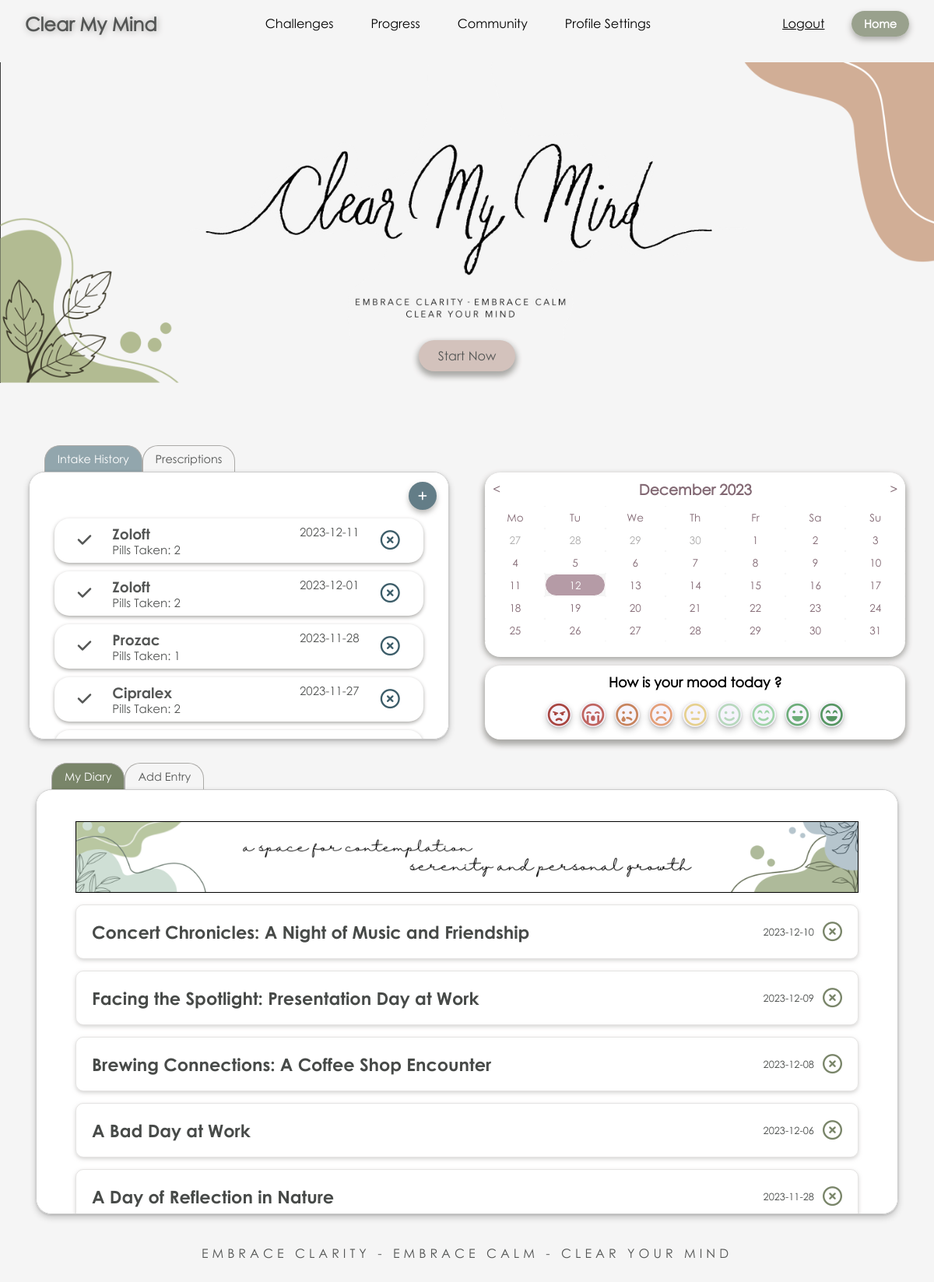
The page /diary-code/home.php (signed in) on the database its author committed.
### tables this page shows
CREATE TABLE `intakeLog` (
  `id` int(11) NOT NULL,
  `user_id` int(11) NOT NULL,
  `presc_id` int(11) NOT NULL,
  `presc_name` text NOT NULL,
  `pillsTaken` int(11) NOT NULL,
  `dateTaken` date NOT NULL
);

CREATE TABLE `journalEntries` (
  `id` int(11) NOT NULL,
  `user_id` int(11) NOT NULL,
  `title` text NOT NULL,
  `content` text NOT NULL,
  `entryDate` date NOT NULL
);

### diary-code/home.php (the view, shortened to what this page needs)
<!DOCTYPE html>
<html>
<head>
	<link rel="stylesheet" href="style.css">
	<link rel="stylesheet" href="https://cdnjs.cloudflare.com/ajax/libs/font-awesome/6.4.2/css/all.min.css" />
	<link href='https://unpkg.com/css.gg@2.0.0/icons/css/pill.css' rel='stylesheet'>
</head>
<body>
	<header>
		<div class="navbar">
			<?php
			print_r($user["id"]);
			 ?>
			<div class="logo">
				<p>Clear My Mind</p>
			</div>
			<ul class="links">
				<li class="link"><a class="navBtn" href="challenges.php">Challenges</a></li>
				<li class="link"><a class="navBtn" href="progress.php">Progress</a></li>
				<li class="link"><a class="navBtn" href="community.php">Community</a></li>
				<li class="link"><a class="navBtn" href="settings.php">Profile Settings</a></li>
			</ul>
			<div>
				<a class="logoutBtn" href="logout.php" >Logout</a>
				<a href="home.php" class="action_btn navBtn">Home</a>
			</div>
		</div>
	</header>
	<div id="home" class="main">
		<div class="welcome">
			<img src="./media/title.png" width="60%">
			<a href="#firstRow" id="welcomeBtn"> Start Now </a>
		</div>
		<div class="firstRow" id="firstRow">
			<div class="pillManagement">
				<div class="tab">
					<button class="tablinks" onclick="openTab(event, 'intake')" id="defaultOpen">Intake History</button>
					<button class="tablinks" onclick="openTab(event, 'prescs')">Prescriptions</button>
				</div>
				<div id="intake" class="tabcontent">
					<div class="plusBtnContainer">
							<button id="intakePlusBtn" class="plusBtn" onclick="toggleForm('form-popup2')"><i class="fa-solid fa-plus"></i></button>
					</div>
							<?php
								require_once "database.php";
							?>
					<div class="historyLog">
						<?php
							$sql = "SELECT * FROM intakeLog WHERE user_id = " .$_SESSION["user"]." ORDER BY id DESC ";
							$logs = mysqli_query($conn, $sql);
							if ($logs->num_rows > 0) {
								while ($row = $logs->fetch_assoc()) {
									echo '
									<div class="intakeContainer">
										<i class="fa-solid fa-check" style="font-size:20px;"></i>
										<div class="log">
											<div class="prescFirstRow">
												<h3>' .$row["presc_name"] .'</h3>
												<p>'.$row["dateTaken"] .'</p>
											</div>
											<p>Pills Taken: '.$row["pillsTaken"] .'</p>
										</div>
										<button onclick="deleteRow(' . $row['id'] . ', \'delete_intake.php\')" class="deleteBtn">
											<i class="fa-regular fa-circle-xmark" style="font-size:25px;"></i>
										</button>
									</div>';
								}
							}
						?>
					</div>
				</div>
						<?php
							$sql = "SELECT * FROM activePrescriptions WHERE user_id = " .$_SESSION["user"]." ORDER BY id DESC ";
							$prescriptions = mysqli_query($conn, $sql);
							if ($prescriptions->num_rows > 0) {
								while ($row = $prescriptions->fetch_assoc()) {
									if ($row["expiryDate"] <= date("Y-m-d")){
										$sql2 = "UPDATE activePrescriptions SET expired= 1 WHERE id= {$row["id"]}";
										mysqli_query($conn, $sql2);
									}
								}
							}
						?>
			</div>
			<div class="right_container">
				<div class="calendar">
					<div id="calendar-header">
					<span id="month-prev" class="change-month"><</span>
					<h3 id="month">December 2023</h3>
					<span id="month-next" class="change-month">></span>
					</div>
					<div id="cal-body">
						<div>Mo</div>
						<div>Tu</div>
						<div>We</div>
						<div>Th</div>
						<div>Fr</div>
						<div>Sa</div>
						<div>Su</div>
						<div class="diff-month">27</div>
						<div class="diff-month">28</div>
						<div class="diff-month">29</div>
						<div class="diff-month">30</div>
						<div>1</div>
						<div>2</div>
						<div>3</div>
						<div>4</div>
						<div>5</div>
						<div>6</div>
						<div>7</div>
						<div>8</div>
						<div>9</div>
						<div>10</div>
						<div>11</div>
						<div class="today">12</div>
						<div>13</div>
						<div>14</div>
						<div>15</div>
						<div>16</div>
						<div>17</div>
						<div>18</div>
						<div>19</div>
						<div>20</div>
						<div>21</div>
						<div>22</div>
						<div>23</div>
						<div>24</div>
						<div>25</div>
						<div>26</div>
						<div>27</div>
						<div>28</div>
						<div>29</div>
						<div>30</div>
						<div>31</div>
					</div>
					<div id="calendar-footer"></div>
				</div>
				<div class="mood">
					<div id="mood-header">
						<h3> How is your mood today ?</h3>
					</div>
					<div class="mood-scale">
						<span><i class="fa-regular fa-face-angry" style="color: #a84540"></i></span>
						<span><i class="fa-regular fa-face-sad-cry" style="color: #bf6460"></i></span>
						<span><i class="fa-regular fa-face-sad-tear" style="color: #c7845d"></i></span>
						<span><i class="fa-regular fa-face-frown" style="color: #e39f78"></i></span>
						<span><i class="fa-regular fa-face-meh" style="color: #e6d08e"></i></span>
						<span><i class="fa-regular fa-face-smile" style="color: #b8d8be"></i></span>
						<span><i class="fa-regular fa-face-smile-beam" style="color: #a1d4aa"></i></span>
						<span><i class="fa-regular fa-face-laugh" style="color: #6dad79"></i></span>
						<span><i class="fa-regular fa-face-laugh-beam" style="color: #579663"></i></span>
					  </div>
				</div>
			</div>
		</div>
		<div class="secondRow">
			<div class="diary">
				<div class="tab">
					<button class="tablinks2" onclick="openTab2(event, 'entries')" id="defaultOpen2">My Diary</button>
					<button class="tablinks2" onclick="openTab2(event, 'newEntry')">Add Entry</button>
				</div>
				<div id="entries" class="tabcontent2">
					<div class="diaryHeader">
						<img src="./media/diaryHeader.png" width="100%" class="normal">
					</div>
					<?php
						$sql = "SELECT * FROM journalEntries WHERE user_id = " .$_SESSION["user"]." ORDER BY id DESC ";
						$entries = mysqli_query($conn, $sql);
						if ($entries->num_rows > 0) {
					        while ($row = $entries->fetch_assoc()) {
					            echo '<div class="card">
					            <div class="content">
					                <h2>' .$row["title"] .'</h2>
					                <div>
					                	<p>'.$row["entryDate"].'</p>
					                	<button onclick="deleteRow(' . $row['id'] . ', \'delete_entry.php\')" class="deleteBtn2">
											<i class="fa-regular fa-circle-xmark" style="font-size:25px;"></i>
										</button>
					                </div>
					            </div>
					            <div class="journal-text">
					                <p>'.$row["content"].'</p>
					            </div>
					        </div>';
					        }
					    }
					?>
				</div>
			</div>
		</div>
	</div>
	<footer>
		<div class="slogan">
			 EMBRACE CLARITY - EMBRACE CALM - CLEAR YOUR MIND
		</div>
	</footer>
</body>
</html>

### rows shown on the page
intakelog: presc_name "Zoloft", dateTaken "2023-12-11", pillsTaken "2"
intakelog: presc_name "Zoloft", dateTaken "2023-12-01", pillsTaken "2"
intakelog: presc_name "Prozac", dateTaken "2023-11-28", pillsTaken "1"
intakelog: presc_name "Cipralex", dateTaken "2023-11-27", pillsTaken "2"
journalentries: title "Concert Chronicles: A Night of Music and Friendship", entryDate "2023-12-10"
journalentries: title "Facing the Spotlight: Presentation Day at Work", entryDate "2023-12-09"
journalentries: title "Brewing Connections: A Coffee Shop Encounter", entryDate "2023-12-08"
journalentries: title "A Bad Day at Work", entryDate "2023-12-06"
journalentries: title "A Day of Reflection in Nature", entryDate "2023-11-28"
